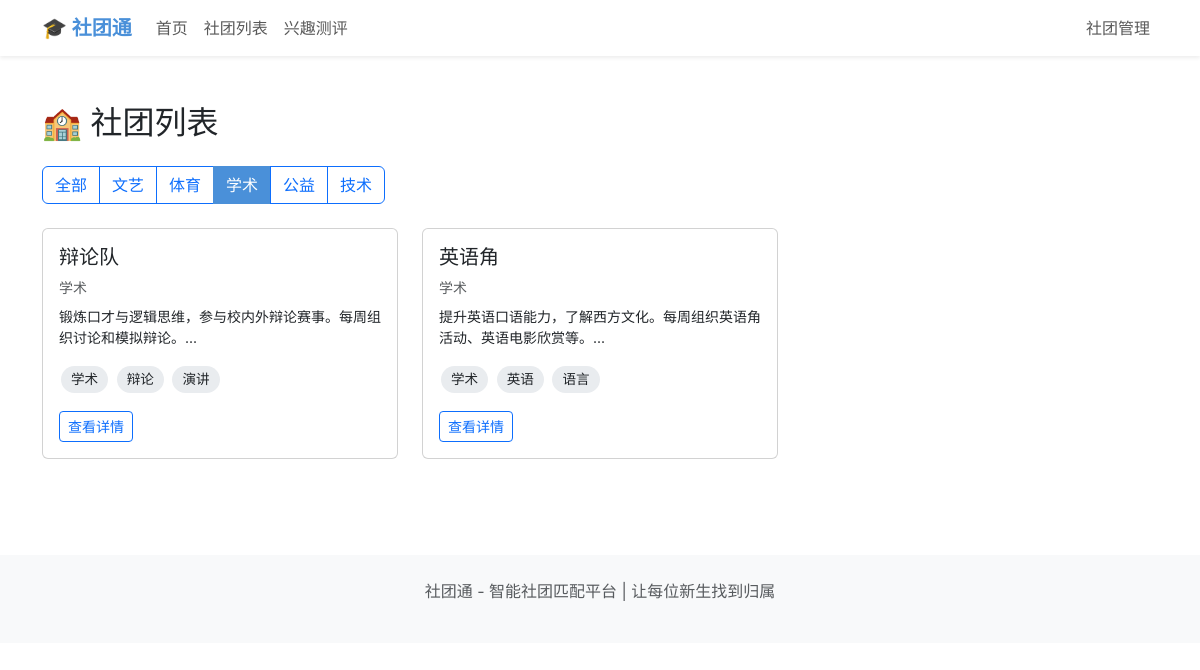
Screenshot of /clubs?category=学术 with the database file from the repository.
### models.py (models this page shows, shortened)
class Club(db.Model):
    id = db.Column(db.Integer, primary_key=True)
    name = db.Column(db.String(100), nullable=False)  # 社团名称
    category = db.Column(db.String(50))  # 类别：文艺、体育、学术、公益、技术等
    description = db.Column(db.Text)  # 社团简介
    requirements = db.Column(db.Text)  # 招新要求
    tags = db.Column(db.Text)  # 社团标签 "文艺,音乐,表演"
    activity_time = db.Column(db.Text)  # {"mon": ["evening"], "wed": ["afternoon"], ...}
    contact = db.Column(db.String(100))
    wechat_group = db.Column(db.String(100))
    is_recruiting = db.Column(db.Boolean, default=True)
    admin_password = db.Column(db.String(100), default="123456")
    created_at = db.Column(db.DateTime, default=datetime.now)

### app.py (the view)
@app.route('/clubs')
def club_list():
    category = request.args.get('category', '')
    if category:
        clubs = Club.query.filter_by(category=category, is_recruiting=True).all()
    else:
        clubs = Club.query.filter_by(is_recruiting=True).all()
    return render_template('club_list.html', clubs=clubs, current_category=category)

### templates/club_list.html (shortened to what this page needs)
{% extends "base.html" %}
{% block content %}
<div class="container py-5">
    <h2 class="mb-4">🏫 社团列表</h2>
    <div class="mb-4">
        <div class="btn-group">
            <a href="{{ url_for('club_list') }}" class="btn {% if not current_category %}btn-primary{% else %}btn-outline-primary{% endif %}">全部</a>
            <a href="{{ url_for('club_list', category='文艺') }}" class="btn {% if current_category == '文艺' %}btn-primary{% else %}btn-outline-primary{% endif %}">文艺</a>
            <a href="{{ url_for('club_list', category='体育') }}" class="btn {% if current_category == '体育' %}btn-primary{% else %}btn-outline-primary{% endif %}">体育</a>
            <a href="{{ url_for('club_list', category='学术') }}" class="btn {% if current_category == '学术' %}btn-primary{% else %}btn-outline-primary{% endif %}">学术</a>
            <a href="{{ url_for('club_list', category='公益') }}" class="btn {% if current_category == '公益' %}btn-primary{% else %}btn-outline-primary{% endif %}">公益</a>
            <a href="{{ url_for('club_list', category='技术') }}" class="btn {% if current_category == '技术' %}btn-primary{% else %}btn-outline-primary{% endif %}">技术</a>
        </div>
    </div>
    <div class="row g-4">
        {% for club in clubs %}
        <div class="col-md-6 col-lg-4">
            <div class="card club-card h-100">
                <div class="card-body">
                    <h5 class="card-title">{{ club.name }}</h5>
                    <p class="text-muted small mb-2">{{ club.category }}</p>
                    <p class="card-text small">{{ club.description[:60] }}...</p>
                    <div class="mb-3">
                        {% for tag in club.tags.split(',')[:3] %}
                        <span class="tag">{{ tag }}</span>
                        {% endfor %}
                    </div>
                    <a href="{{ url_for('club_detail', club_id=club.id) }}" class="btn btn-outline-primary btn-sm">查看详情</a>
                </div>
            </div>
        </div>
        {% else %}
        <div class="col-12 text-center py-5">
            <p class="text-muted">暂无社团</p>
        </div>
        {% endfor %}
    </div>
</div>
{% endblock %}

### templates/base.html (style rules this page uses)
:root { --primary-color: #4a90d9; --secondary-color: #f8f9fa; }
body { font-family: -apple-system, BlinkMacSystemFont, "Segoe UI", Roboto, "Helvetica Neue", Arial, sans-serif; }
.btn-primary { background-color: var(--primary-color); border-color: var(--primary-color); }
.club-card { transition: transform 0.2s, box-shadow 0.2s; height: 100%; }
.tag { display: inline-block; background: #e9ecef; padding: 3px 10px; border-radius: 15px; font-size: 0.85rem; margin: 2px; }

### rows the page displays
Club: name "辩论队", category "学术", description "锻炼口才与逻辑思维，参与校内外辩论赛事。每周组织讨论和模拟辩论。", 3 "学术" "辩论" "演讲"
Club: name "英语角", category "学术", description "提升英语口语能力，了解西方文化。每周组织英语角活动、英语电影欣赏等。", 3 "学术" "英语" "语言"
